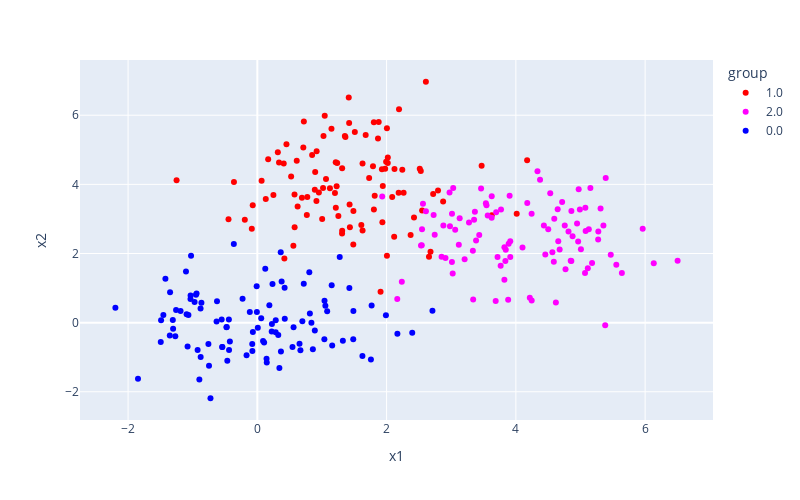

Notebook code cell kept with this figure:
### Code cell
# sns.relplot(data=X_y, x='x1', y='x2', hue='group' )

# 将 簇标签 group 转成 字符型，避免绘制时作为连续变量映射到color
X_y['group'] = X_y['group'].astype(str)
# 这里自己指定了使用的离散色彩序列
fig = px.scatter(data_frame=X_y, x='x1', y='x2',color='group', color_discrete_sequence=["red", "magenta", "blue"])
fig.update_layout(width=800, height=500)
fig.show()
